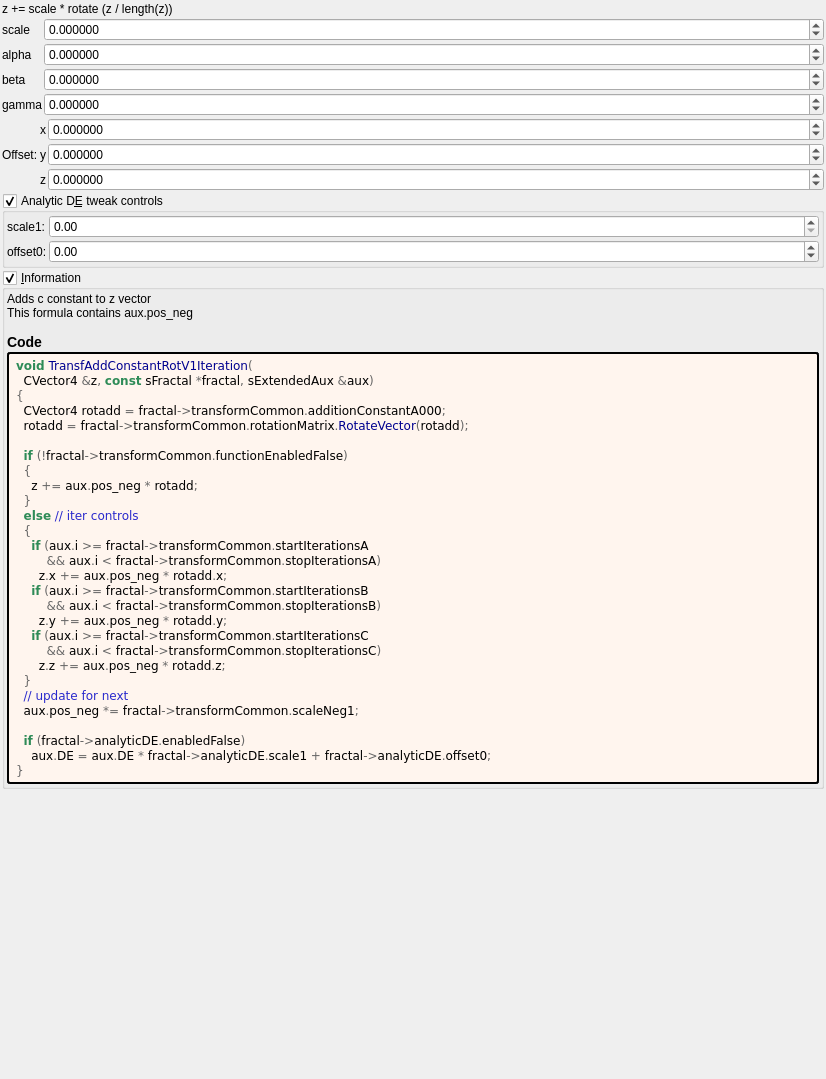
<?xml version="1.0" encoding="UTF-8"?>
<ui version="4.0">
 <class>Form</class>
 <widget class="QWidget" name="Form">
  <property name="geometry">
   <rect>
    <x>0</x>
    <y>0</y>
    <width>826</width>
    <height>1079</height>
   </rect>
  </property>
  <property name="windowTitle">
   <string notr="true">transf_add_constant_rot_v1</string>
  </property>
  <layout class="QVBoxLayout" name="verticalLayout">
   <property name="spacing">
    <number>2</number>
   </property>
   <property name="leftMargin">
    <number>2</number>
   </property>
   <property name="topMargin">
    <number>2</number>
   </property>
   <property name="rightMargin">
    <number>2</number>
   </property>
   <property name="bottomMargin">
    <number>2</number>
   </property>
   <item>
    <widget class="QLabel" name="label_76">
     <property name="text">
      <string>z += scale * rotate (z / length(z))</string>
     </property>
    </widget>
   </item>
   <item>
    <layout class="QGridLayout" name="gridLayout_3" columnstretch="0,1">
     <property name="spacing">
      <number>2</number>
     </property>
     <item row="1" column="1">
      <widget class="MyDoubleSpinBox" name="spinboxd3_transf_rotation_x">
       <property name="sizePolicy">
        <sizepolicy hsizetype="Minimum" vsizetype="Maximum">
         <horstretch>0</horstretch>
         <verstretch>0</verstretch>
        </sizepolicy>
       </property>
       <property name="prefix">
        <string/>
       </property>
       <property name="suffix">
        <string/>
       </property>
       <property name="decimals">
        <number>6</number>
       </property>
       <property name="minimum">
        <double>-36000.000000000000000</double>
       </property>
       <property name="maximum">
        <double>36000.000000000000000</double>
       </property>
       <property name="singleStep">
        <double>1.000000000000000</double>
       </property>
      </widget>
     </item>
     <item row="2" column="0">
      <widget class="QLabel" name="label_14">
       <property name="text">
        <string notr="true">beta</string>
       </property>
      </widget>
     </item>
     <item row="2" column="1">
      <widget class="MyDoubleSpinBox" name="spinboxd3_transf_rotation_y">
       <property name="sizePolicy">
        <sizepolicy hsizetype="Minimum" vsizetype="Maximum">
         <horstretch>0</horstretch>
         <verstretch>0</verstretch>
        </sizepolicy>
       </property>
       <property name="prefix">
        <string/>
       </property>
       <property name="suffix">
        <string/>
       </property>
       <property name="decimals">
        <number>6</number>
       </property>
       <property name="minimum">
        <double>-36000.000000000000000</double>
       </property>
       <property name="maximum">
        <double>36000.000000000000000</double>
       </property>
       <property name="singleStep">
        <double>1.000000000000000</double>
       </property>
      </widget>
     </item>
     <item row="3" column="1">
      <widget class="MyDoubleSpinBox" name="spinboxd3_transf_rotation_z">
       <property name="sizePolicy">
        <sizepolicy hsizetype="Minimum" vsizetype="Maximum">
         <horstretch>0</horstretch>
         <verstretch>0</verstretch>
        </sizepolicy>
       </property>
       <property name="prefix">
        <string/>
       </property>
       <property name="suffix">
        <string/>
       </property>
       <property name="decimals">
        <number>6</number>
       </property>
       <property name="minimum">
        <double>-36000.000000000000000</double>
       </property>
       <property name="maximum">
        <double>36000.000000000000000</double>
       </property>
       <property name="singleStep">
        <double>1.000000000000000</double>
       </property>
      </widget>
     </item>
     <item row="1" column="0">
      <widget class="QLabel" name="label_15">
       <property name="text">
        <string notr="true">alpha</string>
       </property>
      </widget>
     </item>
     <item row="3" column="0">
      <widget class="QLabel" name="label_16">
       <property name="text">
        <string notr="true">gamma</string>
       </property>
      </widget>
     </item>
     <item row="0" column="1">
      <widget class="MyDoubleSpinBox" name="spinbox_transf_scale_1">
       <property name="sizePolicy">
        <sizepolicy hsizetype="Minimum" vsizetype="Maximum">
         <horstretch>0</horstretch>
         <verstretch>0</verstretch>
        </sizepolicy>
       </property>
       <property name="prefix">
        <string/>
       </property>
       <property name="suffix">
        <string/>
       </property>
       <property name="decimals">
        <number>6</number>
       </property>
       <property name="minimum">
        <double>-99.989999999999995</double>
       </property>
       <property name="maximum">
        <double>99.989999999999995</double>
       </property>
       <property name="singleStep">
        <double>0.100000000000000</double>
       </property>
      </widget>
     </item>
     <item row="0" column="0">
      <widget class="QLabel" name="label_17">
       <property name="text">
        <string notr="true">scale</string>
       </property>
      </widget>
     </item>
    </layout>
   </item>
   <item>
    <layout class="QGridLayout" name="gridLayout_63" columnstretch="0,0,0,1">
     <property name="spacing">
      <number>2</number>
     </property>
     <item row="2" column="2">
      <widget class="QLabel" name="label_114">
       <property name="text">
        <string notr="true">x</string>
       </property>
      </widget>
     </item>
     <item row="2" column="3">
      <widget class="MyDoubleSpinBox" name="spinbox3_transf_offset_000_x">
       <property name="sizePolicy">
        <sizepolicy hsizetype="Minimum" vsizetype="Maximum">
         <horstretch>0</horstretch>
         <verstretch>0</verstretch>
        </sizepolicy>
       </property>
       <property name="prefix">
        <string/>
       </property>
       <property name="suffix">
        <string/>
       </property>
       <property name="decimals">
        <number>6</number>
       </property>
       <property name="minimum">
        <double>-99.989999999999995</double>
       </property>
       <property name="maximum">
        <double>99.989999999999995</double>
       </property>
       <property name="singleStep">
        <double>0.100000000000000</double>
       </property>
      </widget>
     </item>
     <item row="4" column="2">
      <widget class="QLabel" name="label_115">
       <property name="text">
        <string notr="true">z</string>
       </property>
      </widget>
     </item>
     <item row="3" column="2">
      <widget class="QLabel" name="label_113">
       <property name="text">
        <string notr="true">y</string>
       </property>
      </widget>
     </item>
     <item row="4" column="3">
      <widget class="MyDoubleSpinBox" name="spinbox3_transf_offset_000_z">
       <property name="sizePolicy">
        <sizepolicy hsizetype="Minimum" vsizetype="Maximum">
         <horstretch>0</horstretch>
         <verstretch>0</verstretch>
        </sizepolicy>
       </property>
       <property name="prefix">
        <string/>
       </property>
       <property name="suffix">
        <string/>
       </property>
       <property name="decimals">
        <number>6</number>
       </property>
       <property name="minimum">
        <double>-99.989999999999995</double>
       </property>
       <property name="maximum">
        <double>99.989999999999995</double>
       </property>
       <property name="singleStep">
        <double>0.100000000000000</double>
       </property>
      </widget>
     </item>
     <item row="3" column="3">
      <widget class="MyDoubleSpinBox" name="spinbox3_transf_offset_000_y">
       <property name="sizePolicy">
        <sizepolicy hsizetype="Minimum" vsizetype="Maximum">
         <horstretch>0</horstretch>
         <verstretch>0</verstretch>
        </sizepolicy>
       </property>
       <property name="prefix">
        <string/>
       </property>
       <property name="suffix">
        <string/>
       </property>
       <property name="decimals">
        <number>6</number>
       </property>
       <property name="minimum">
        <double>-99.989999999999995</double>
       </property>
       <property name="maximum">
        <double>99.989999999999995</double>
       </property>
       <property name="singleStep">
        <double>0.100000000000000</double>
       </property>
      </widget>
     </item>
     <item row="3" column="1">
      <widget class="QLabel" name="label_255">
       <property name="text">
        <string>Offset:</string>
       </property>
      </widget>
     </item>
    </layout>
   </item>
   <item>
    <widget class="MyGroupBox" name="groupCheck_analyticDE_enabled_false">
     <property name="title">
      <string>Analytic D&amp;E tweak controls</string>
     </property>
     <property name="checkable">
      <bool>true</bool>
     </property>
     <layout class="QVBoxLayout" name="verticalLayout_13" stretch="0">
      <property name="spacing">
       <number>2</number>
      </property>
      <property name="leftMargin">
       <number>2</number>
      </property>
      <property name="topMargin">
       <number>2</number>
      </property>
      <property name="rightMargin">
       <number>2</number>
      </property>
      <property name="bottomMargin">
       <number>2</number>
      </property>
      <item>
       <layout class="QGridLayout" name="gridLayout_27" columnstretch="0,0,1">
        <property name="spacing">
         <number>2</number>
        </property>
        <item row="1" column="2">
         <widget class="MyDoubleSpinBox" name="spinbox_analyticDE_offset_0">
          <property name="sizePolicy">
           <sizepolicy hsizetype="Minimum" vsizetype="Maximum">
            <horstretch>0</horstretch>
            <verstretch>0</verstretch>
           </sizepolicy>
          </property>
          <property name="prefix">
           <string/>
          </property>
          <property name="suffix">
           <string/>
          </property>
          <property name="decimals">
           <number>2</number>
          </property>
          <property name="minimum">
           <double>-99.989999999999995</double>
          </property>
          <property name="maximum">
           <double>99.989999999999995</double>
          </property>
          <property name="singleStep">
           <double>0.100000000000000</double>
          </property>
         </widget>
        </item>
        <item row="1" column="1">
         <widget class="QLabel" name="label_177">
          <property name="text">
           <string>offset0:</string>
          </property>
         </widget>
        </item>
        <item row="0" column="1">
         <widget class="QLabel" name="label_182">
          <property name="text">
           <string>scale1:</string>
          </property>
         </widget>
        </item>
        <item row="0" column="2">
         <widget class="MyDoubleSpinBox" name="spinbox_analyticDE_scale_1">
          <property name="sizePolicy">
           <sizepolicy hsizetype="Minimum" vsizetype="Maximum">
            <horstretch>0</horstretch>
            <verstretch>0</verstretch>
           </sizepolicy>
          </property>
          <property name="prefix">
           <string/>
          </property>
          <property name="suffix">
           <string/>
          </property>
          <property name="decimals">
           <number>2</number>
          </property>
          <property name="minimum">
           <double>0.000000000000000</double>
          </property>
          <property name="maximum">
           <double>99.989999999999995</double>
          </property>
          <property name="singleStep">
           <double>0.100000000000000</double>
          </property>
         </widget>
        </item>
       </layout>
      </item>
     </layout>
    </widget>
   </item>
   <item>
    <widget class="MyGroupBox" name="groupCheck_info">
     <property name="title">
      <string>&amp;Information</string>
     </property>
     <property name="flat">
      <bool>false</bool>
     </property>
     <property name="checkable">
      <bool>true</bool>
     </property>
     <layout class="QVBoxLayout" name="verticalLayout_2">
      <property name="spacing">
       <number>2</number>
      </property>
      <property name="leftMargin">
       <number>2</number>
      </property>
      <property name="topMargin">
       <number>2</number>
      </property>
      <property name="rightMargin">
       <number>2</number>
      </property>
      <property name="bottomMargin">
       <number>2</number>
      </property>
      <item>
       <widget class="QLabel" name="label_information_general">
        <property name="text">
         <string notr="true">&lt;p&gt;Adds c constant to z vector&lt;br&gt;This formula contains aux.pos_neg&lt;/p&gt;&lt;table&gt;
&lt;/table&gt;
&lt;h3&gt;Code&lt;/h3&gt;</string>
        </property>
        <property name="wordWrap">
         <bool>true</bool>
        </property>
        <property name="openExternalLinks">
         <bool>true</bool>
        </property>
        <property name="textInteractionFlags">
         <set>Qt::LinksAccessibleByMouse|Qt::TextSelectableByMouse</set>
        </property>
       </widget>
      </item>
      <item>
       <widget class="QLabel" name="label_code_content">
        <property name="styleSheet">
         <string notr="true">border-style: outset; border-width: 2px; border-radius: 3px; border-color: black; background-color: #fff5ee; padding: 4px;</string>
        </property>
        <property name="text">
         <string notr="true">&lt;body style=&quot;background-color:#fff5ee&quot;&gt;
&lt;pre style=&quot;color:#000000; background-color:#fff5ee;  font-family:'Courier New',monospace;&quot;&gt;&lt;span style=&quot;color:#2e8b57; font-weight:bold&quot;&gt;void&lt;/span&gt; &lt;span style=&quot;color:#00008f&quot;&gt;TransfAddConstantRotV1Iteration&lt;/span&gt;&lt;span style=&quot;color:#676767&quot;&gt;(&lt;/span&gt;
  CVector4 &lt;span style=&quot;color:#676767&quot;&gt;&amp;amp;&lt;/span&gt;z&lt;span style=&quot;color:#676767&quot;&gt;,&lt;/span&gt; &lt;span style=&quot;color:#2e8b57; font-weight:bold&quot;&gt;const&lt;/span&gt; sFractal &lt;span style=&quot;color:#676767&quot;&gt;*&lt;/span&gt;fractal&lt;span style=&quot;color:#676767&quot;&gt;,&lt;/span&gt; sExtendedAux &lt;span style=&quot;color:#676767&quot;&gt;&amp;amp;&lt;/span&gt;aux&lt;span style=&quot;color:#676767&quot;&gt;)&lt;/span&gt;
&lt;span style=&quot;color:#676767&quot;&gt;{&lt;/span&gt;
  CVector4 rotadd &lt;span style=&quot;color:#676767&quot;&gt;=&lt;/span&gt; fractal&lt;span style=&quot;color:#676767&quot;&gt;-&amp;gt;&lt;/span&gt;transformCommon&lt;span style=&quot;color:#676767&quot;&gt;.&lt;/span&gt;additionConstantA000&lt;span style=&quot;color:#676767&quot;&gt;;&lt;/span&gt;
  rotadd &lt;span style=&quot;color:#676767&quot;&gt;=&lt;/span&gt; fractal&lt;span style=&quot;color:#676767&quot;&gt;-&amp;gt;&lt;/span&gt;transformCommon&lt;span style=&quot;color:#676767&quot;&gt;.&lt;/span&gt;rotationMatrix&lt;span style=&quot;color:#676767&quot;&gt;.&lt;/span&gt;&lt;span style=&quot;color:#00008f&quot;&gt;RotateVector&lt;/span&gt;&lt;span style=&quot;color:#676767&quot;&gt;(&lt;/span&gt;rotadd&lt;span style=&quot;color:#676767&quot;&gt;);&lt;/span&gt;

  &lt;span style=&quot;color:#2e8b57; font-weight:bold&quot;&gt;if&lt;/span&gt; &lt;span style=&quot;color:#676767&quot;&gt;(!&lt;/span&gt;fractal&lt;span style=&quot;color:#676767&quot;&gt;-&amp;gt;&lt;/span&gt;transformCommon&lt;span style=&quot;color:#676767&quot;&gt;.&lt;/span&gt;functionEnabledFalse&lt;span style=&quot;color:#676767&quot;&gt;)&lt;/span&gt;
  &lt;span style=&quot;color:#676767&quot;&gt;{&lt;/span&gt;
    z &lt;span style=&quot;color:#676767&quot;&gt;+=&lt;/span&gt; aux&lt;span style=&quot;color:#676767&quot;&gt;.&lt;/span&gt;pos_neg &lt;span style=&quot;color:#676767&quot;&gt;*&lt;/span&gt; rotadd&lt;span style=&quot;color:#676767&quot;&gt;;&lt;/span&gt;
  &lt;span style=&quot;color:#676767&quot;&gt;}&lt;/span&gt;
  &lt;span style=&quot;color:#2e8b57; font-weight:bold&quot;&gt;else&lt;/span&gt; &lt;span style=&quot;color:#2929cc&quot;&gt;// iter controls&lt;/span&gt;
  &lt;span style=&quot;color:#676767&quot;&gt;{&lt;/span&gt;
    &lt;span style=&quot;color:#2e8b57; font-weight:bold&quot;&gt;if&lt;/span&gt; &lt;span style=&quot;color:#676767&quot;&gt;(&lt;/span&gt;aux&lt;span style=&quot;color:#676767&quot;&gt;.&lt;/span&gt;i &lt;span style=&quot;color:#676767&quot;&gt;&amp;gt;=&lt;/span&gt; fractal&lt;span style=&quot;color:#676767&quot;&gt;-&amp;gt;&lt;/span&gt;transformCommon&lt;span style=&quot;color:#676767&quot;&gt;.&lt;/span&gt;startIterationsA
        &lt;span style=&quot;color:#676767&quot;&gt;&amp;amp;&amp;amp;&lt;/span&gt; aux&lt;span style=&quot;color:#676767&quot;&gt;.&lt;/span&gt;i &lt;span style=&quot;color:#676767&quot;&gt;&amp;lt;&lt;/span&gt; fractal&lt;span style=&quot;color:#676767&quot;&gt;-&amp;gt;&lt;/span&gt;transformCommon&lt;span style=&quot;color:#676767&quot;&gt;.&lt;/span&gt;stopIterationsA&lt;span style=&quot;color:#676767&quot;&gt;)&lt;/span&gt;
      z&lt;span style=&quot;color:#676767&quot;&gt;.&lt;/span&gt;x &lt;span style=&quot;color:#676767&quot;&gt;+=&lt;/span&gt; aux&lt;span style=&quot;color:#676767&quot;&gt;.&lt;/span&gt;pos_neg &lt;span style=&quot;color:#676767&quot;&gt;*&lt;/span&gt; rotadd&lt;span style=&quot;color:#676767&quot;&gt;.&lt;/span&gt;x&lt;span style=&quot;color:#676767&quot;&gt;;&lt;/span&gt;
    &lt;span style=&quot;color:#2e8b57; font-weight:bold&quot;&gt;if&lt;/span&gt; &lt;span style=&quot;color:#676767&quot;&gt;(&lt;/span&gt;aux&lt;span style=&quot;color:#676767&quot;&gt;.&lt;/span&gt;i &lt;span style=&quot;color:#676767&quot;&gt;&amp;gt;=&lt;/span&gt; fractal&lt;span style=&quot;color:#676767&quot;&gt;-&amp;gt;&lt;/span&gt;transformCommon&lt;span style=&quot;color:#676767&quot;&gt;.&lt;/span&gt;startIterationsB
        &lt;span style=&quot;color:#676767&quot;&gt;&amp;amp;&amp;amp;&lt;/span&gt; aux&lt;span style=&quot;color:#676767&quot;&gt;.&lt;/span&gt;i &lt;span style=&quot;color:#676767&quot;&gt;&amp;lt;&lt;/span&gt; fractal&lt;span style=&quot;color:#676767&quot;&gt;-&amp;gt;&lt;/span&gt;transformCommon&lt;span style=&quot;color:#676767&quot;&gt;.&lt;/span&gt;stopIterationsB&lt;span style=&quot;color:#676767&quot;&gt;)&lt;/span&gt;
      z&lt;span style=&quot;color:#676767&quot;&gt;.&lt;/span&gt;y &lt;span style=&quot;color:#676767&quot;&gt;+=&lt;/span&gt; aux&lt;span style=&quot;color:#676767&quot;&gt;.&lt;/span&gt;pos_neg &lt;span style=&quot;color:#676767&quot;&gt;*&lt;/span&gt; rotadd&lt;span style=&quot;color:#676767&quot;&gt;.&lt;/span&gt;y&lt;span style=&quot;color:#676767&quot;&gt;;&lt;/span&gt;
    &lt;span style=&quot;color:#2e8b57; font-weight:bold&quot;&gt;if&lt;/span&gt; &lt;span style=&quot;color:#676767&quot;&gt;(&lt;/span&gt;aux&lt;span style=&quot;color:#676767&quot;&gt;.&lt;/span&gt;i &lt;span style=&quot;color:#676767&quot;&gt;&amp;gt;=&lt;/span&gt; fractal&lt;span style=&quot;color:#676767&quot;&gt;-&amp;gt;&lt;/span&gt;transformCommon&lt;span style=&quot;color:#676767&quot;&gt;.&lt;/span&gt;startIterationsC
        &lt;span style=&quot;color:#676767&quot;&gt;&amp;amp;&amp;amp;&lt;/span&gt; aux&lt;span style=&quot;color:#676767&quot;&gt;.&lt;/span&gt;i &lt;span style=&quot;color:#676767&quot;&gt;&amp;lt;&lt;/span&gt; fractal&lt;span style=&quot;color:#676767&quot;&gt;-&amp;gt;&lt;/span&gt;transformCommon&lt;span style=&quot;color:#676767&quot;&gt;.&lt;/span&gt;stopIterationsC&lt;span style=&quot;color:#676767&quot;&gt;)&lt;/span&gt;
      z&lt;span style=&quot;color:#676767&quot;&gt;.&lt;/span&gt;z &lt;span style=&quot;color:#676767&quot;&gt;+=&lt;/span&gt; aux&lt;span style=&quot;color:#676767&quot;&gt;.&lt;/span&gt;pos_neg &lt;span style=&quot;color:#676767&quot;&gt;*&lt;/span&gt; rotadd&lt;span style=&quot;color:#676767&quot;&gt;.&lt;/span&gt;z&lt;span style=&quot;color:#676767&quot;&gt;;&lt;/span&gt;
  &lt;span style=&quot;color:#676767&quot;&gt;}&lt;/span&gt;
  &lt;span style=&quot;color:#2929cc&quot;&gt;// update for next&lt;/span&gt;
  aux&lt;span style=&quot;color:#676767&quot;&gt;.&lt;/span&gt;pos_neg &lt;span style=&quot;color:#676767&quot;&gt;*=&lt;/span&gt; fractal&lt;span style=&quot;color:#676767&quot;&gt;-&amp;gt;&lt;/span&gt;transformCommon&lt;span style=&quot;color:#676767&quot;&gt;.&lt;/span&gt;scaleNeg1&lt;span style=&quot;color:#676767&quot;&gt;;&lt;/span&gt;

  &lt;span style=&quot;color:#2e8b57; font-weight:bold&quot;&gt;if&lt;/span&gt; &lt;span style=&quot;color:#676767&quot;&gt;(&lt;/span&gt;fractal&lt;span style=&quot;color:#676767&quot;&gt;-&amp;gt;&lt;/span&gt;analyticDE&lt;span style=&quot;color:#676767&quot;&gt;.&lt;/span&gt;enabledFalse&lt;span style=&quot;color:#676767&quot;&gt;)&lt;/span&gt;
    aux&lt;span style=&quot;color:#676767&quot;&gt;.&lt;/span&gt;DE &lt;span style=&quot;color:#676767&quot;&gt;=&lt;/span&gt; aux&lt;span style=&quot;color:#676767&quot;&gt;.&lt;/span&gt;DE &lt;span style=&quot;color:#676767&quot;&gt;*&lt;/span&gt; fractal&lt;span style=&quot;color:#676767&quot;&gt;-&amp;gt;&lt;/span&gt;analyticDE&lt;span style=&quot;color:#676767&quot;&gt;.&lt;/span&gt;scale1 &lt;span style=&quot;color:#676767&quot;&gt;+&lt;/span&gt; fractal&lt;span style=&quot;color:#676767&quot;&gt;-&amp;gt;&lt;/span&gt;analyticDE&lt;span style=&quot;color:#676767&quot;&gt;.&lt;/span&gt;offset0&lt;span style=&quot;color:#676767&quot;&gt;;&lt;/span&gt;
&lt;span style=&quot;color:#676767&quot;&gt;}&lt;/span&gt;
&lt;/pre&gt;
&lt;/body&gt;</string>
        </property>
        <property name="wordWrap">
         <bool>true</bool>
        </property>
        <property name="openExternalLinks">
         <bool>true</bool>
        </property>
        <property name="textInteractionFlags">
         <set>Qt::LinksAccessibleByMouse|Qt::TextSelectableByMouse</set>
        </property>
       </widget>
      </item>
     </layout>
    </widget>
   </item>
   <item>
    <spacer name="verticalSpacer">
     <property name="orientation">
      <enum>Qt::Vertical</enum>
     </property>
     <property name="sizeHint" stdset="0">
      <size>
       <width>20</width>
       <height>40</height>
      </size>
     </property>
    </spacer>
   </item>
  </layout>
 </widget>
 <customwidgets>
  <customwidget>
   <class>MyGroupBox</class>
   <extends>QGroupBox</extends>
   <header>my_group_box.h</header>
   <container>1</container>
  </customwidget>
  <customwidget>
   <class>MyDoubleSpinBox</class>
   <extends>QDoubleSpinBox</extends>
   <header>my_double_spin_box.h</header>
  </customwidget>
 </customwidgets>
 <tabstops>
  <tabstop>spinbox3_transf_offset_000_x</tabstop>
  <tabstop>spinbox3_transf_offset_000_y</tabstop>
  <tabstop>spinbox3_transf_offset_000_z</tabstop>
  <tabstop>groupCheck_info</tabstop>
 </tabstops>
 <resources/>
 <connections/>
</ui>
